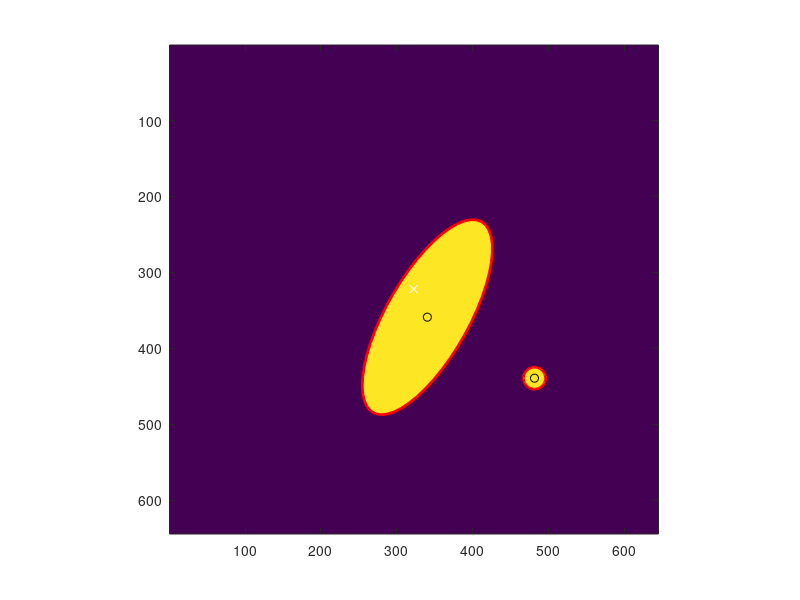

Write MATLAB code to recreate this figure. (Note: this script raises an error after producing the figure.)
proj = load('data/2.dat');
proj = [zeros(200,180); proj; zeros(200,180)];
img = iradon(proj,[0:179]);
bw = im2bw(img,0.2);
[L,W] = size(bw);
imagesc(bw); axis image


ellipses = regionprops(bw, 'MajorAxisLength', 'MinorAxisLength', ...
                           'Orientation', 'Centroid', 'area');
hold on

phi = linspace(0,2*pi,50);
cosphi = cos(phi);
sinphi = sin(phi);

for k = 1:length(ellipses)
    xbar = ellipses(k).Centroid(1);
    ybar = ellipses(k).Centroid(2);

    a = ellipses(k).MajorAxisLength/2;
    b = ellipses(k).MinorAxisLength/2;

    theta = ellipses(k).Orientation;
    
    R = [ cosd(theta)   sind(theta)
         -sind(theta)   cosd(theta)];

    xy = [a*cosphi; b*sinphi];
    xy = R*xy;

    x = xy(1,:) + xbar;
    y = xy(2,:) + ybar;

    plot(xbar,ybar, 'ok', x,y,'r','LineWidth',2);
end

xc = W/2; yc = L/2;
xo = ellipses(1).Centroid(1); yo = ellipses(1).Centroid(2);
plot(xc, yc,'xw');
d = 80/ellipses(1).MajorAxisLength;
c = [xc, yc] - ellipses(1).Centroid;
t = - (pi - ellipses(1).Orientation/180*pi);
dx = (cos(t)*c(1) - sin(t)*c(2))*d;
dy = (sin(t)*c(1) + cos(t)*c(2))*d;

xb0 = 50*[-1 -1  1  1 -1]/d + xo;
yb0 = 50*[-1  1  1 -1 -1]/d + yo;

[xb, yb] = rotxyd(xb0, yb0, xo, yo, ellipses(1).Orientation)

plot(xb,yb,'r')

% -------------------------------------------------------------------------

function [x, y] = rotxyd(x0, y0, xc, yc, deg)
x = (x0-xc)*cosd(-deg) - (y0-yc)*sind(-deg) + xc; 
y = (x0-xc)*sind(-deg) + (y0-yc)*cosd(-deg) + yc;
end